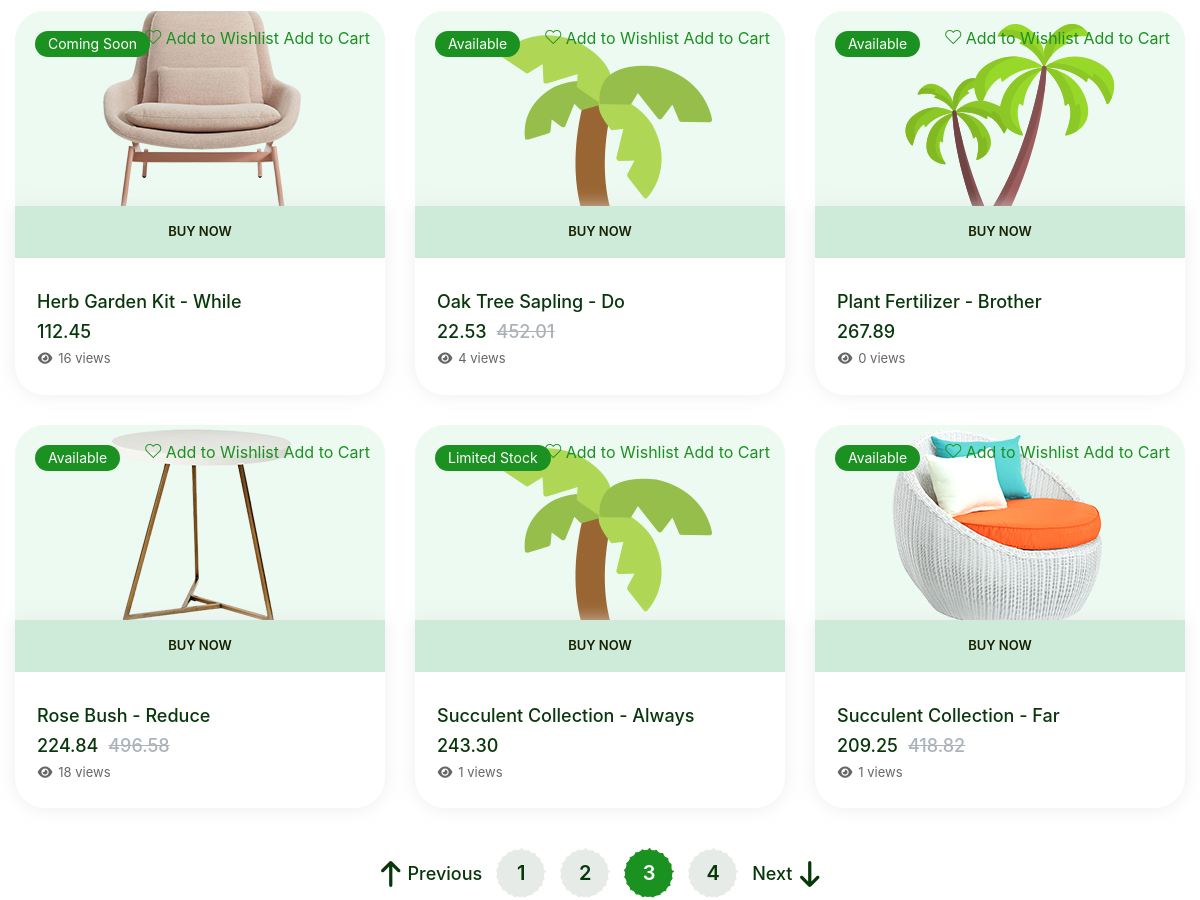
/products?page=3 (middle part), run on an earlier commit of the app's database.
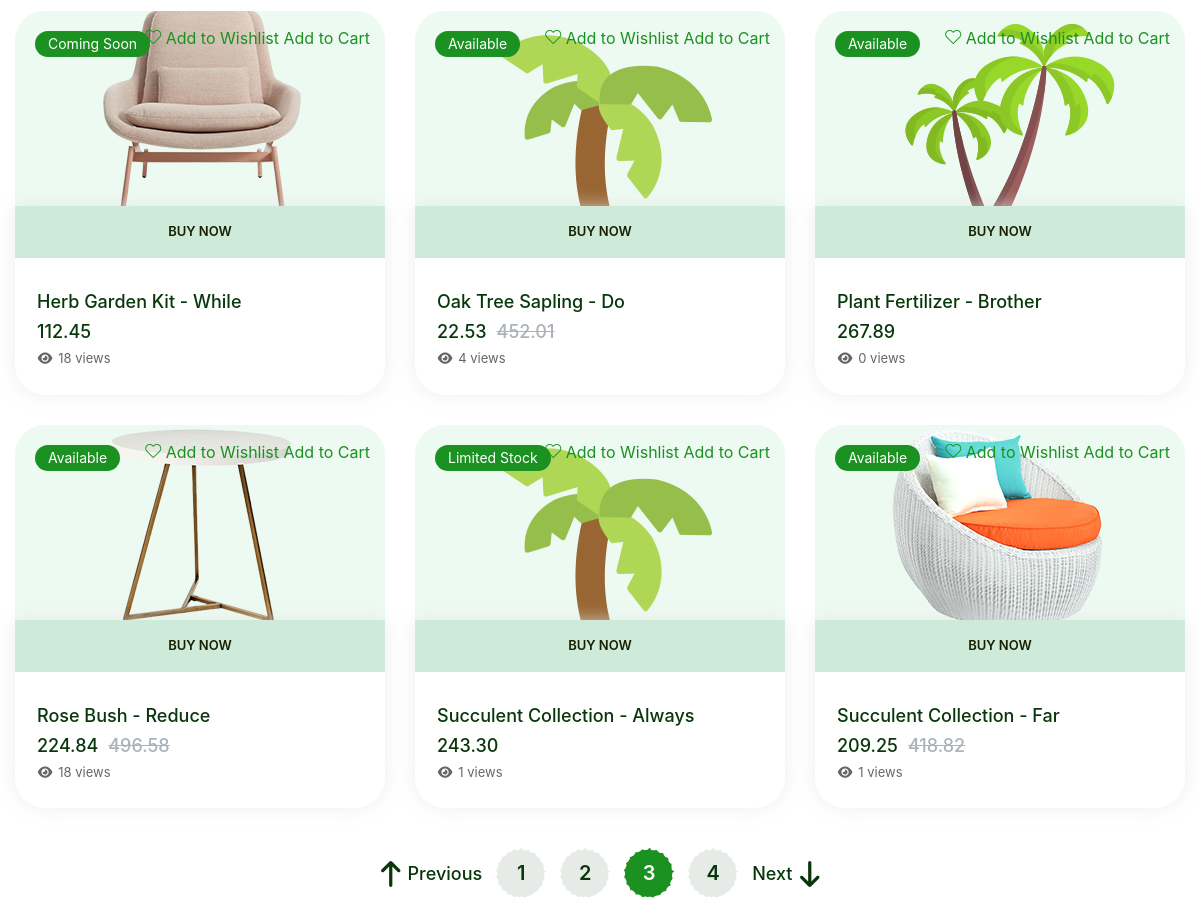
And on a later commit of the database.
### home/models.py (models this page shows, shortened)
class Product(models.Model):
    name = models.CharField(max_length=200)
    mini_description = models.TextField()
    main_image = models.ImageField(upload_to='', null=True, blank=True)
    price = models.DecimalField(max_digits=10, decimal_places=2)
    old_price = models.DecimalField(max_digits=10, decimal_places=2, null=True, blank=True)
    quantity = models.IntegerField(default=0)
    views = models.IntegerField(default=0)  # Ko'rishlar soni
    images = models.ManyToManyField('ProductImage', blank=True)
    description = RichTextField(null=True, blank=True)
    specifications = RichTextField(null=True, blank=True)
    status = models.CharField(max_length=50, default='Available')
    is_active = models.BooleanField(default=True)
    is_top = models.BooleanField(default=False)

### home/views.py (the view)
# urls.py: path('products', products, name='products'),
def products(request):
    sort_by = request.GET.get('sort', '')
    products = Product.objects.filter(is_active=True)
    if sort_by == 'price_low':
        products = products.order_by('price')
    elif sort_by == 'price_high':
        products = products.order_by('-price')
    elif sort_by == 'name':
        products = products.order_by('name')
    elif sort_by == 'newest':
        products = products.order_by('-id')  # Assuming newer products have higher IDs
    elif sort_by == 'views_high':
        products = products.order_by('-views')  # Ko'p ko'rilgan mahsulotlar avval
    elif sort_by == 'views_low':
        products = products.order_by('views')  # Kam ko'rilgan mahsulotlar avval
    else:
        products = products.order_by('name')  # Default sorting by name
    paginator = Paginator(products, 6)
    page_number = request.GET.get('page')
    page_obj = paginator.get_page(page_number)
    context = {
        'products': page_obj,
        'page_obj': page_obj,
        'selected_sort': sort_by,
    }
    return render(request, 'products.html', context)

### home/context_processors.py (called while the page is built)
def infos(request):
    from home.models import MainInfo
    main_infos = MainInfo.objects.first()
    return {'info': main_infos}

def social_links(request):
    from home.models import SocialLink
    social_links = SocialLink.objects.filter(is_active=True)
    return {'social_links': social_links}

def populars(request):
    from .models import OurBlog
    populars = OurBlog.objects.filter(is_active=True).order_by('-publish_date')[:3]
    return {'populars': populars}

def cart_context(request):
    if request.user.is_authenticated:
        from home.models import Cart
        cart_items = Cart.objects.filter(user=request.user)
        cart_item_count = sum(item.quantity for item in cart_items)
        return {
            'cart_item_count': cart_item_count,
            'cart_items_total': cart_items.count()
        }
    else:
        session_cart = request.session.get('cart', {})
        cart_item_count = sum(int(quantity) for quantity in session_cart.values())
        return {
            'cart_item_count': cart_item_count,
            'cart_items_total': len(session_cart)
        }

### templates/products.html (shortened to what this page needs)
﻿   {% extends "base.html" %} {% load static %}
   {% block content %}
        <section class="product-one">
            <div class="container">
                <div class="row justify-content-center">
                    <div class="col-lg-12">
                        <div class="row gutter-y-30">
                            {% for product in products %}
                                {% include 'includes/product_card.html' %}
                            {% endfor %}
                        </div>
                        {% if products.has_other_pages %}
                        <div class="blog-pagination">
                            {% if products.has_previous %}
                                <a href="?{% if selected_sort %}sort={{ selected_sort }}&{% endif %}page={{ products.previous_page_number }}"
                                   class="next" title="Previous Page">
                                    <i class="fa fa-arrow-left"></i> Previous
                                </a>
                            {% endif %}
                            {% for num in products.paginator.page_range %}
                                {% if products.number == num %}
                                    <span class="current">{{ num }}</span>
                                {% elif num > products.number|add:'-3' and num < products.number|add:'3' %}
                                    <a href="?{% if selected_sort %}sort={{ selected_sort }}&{% endif %}page={{ num }}">
                                        {{ num }}
                                    </a>
                                {% endif %}
                            {% endfor %}
                            {% if products.has_next %}
                                <a href="?{% if selected_sort %}sort={{ selected_sort }}&{% endif %}page={{ products.next_page_number }}"
                                   class="next" title="Next Page">
                                    Next <i class="fa fa-arrow-right"></i>
                                </a>
                            {% endif %}
                        </div>
                        {% endif %}
                        </div>
                    </div>
                </div>
            </div>
    {% endblock %}

### templates/includes/product_card.html (shortened to what this page needs)
{% load static %}
<div class="col-md-6 col-lg-4">
    <div class="product__item wow fadeInUp" data-wow-duration='1500ms' data-wow-delay='000ms'>
        <div class="product__item__img">
            {% if product.main_image %}
            <a href="{% url 'product_details' product.id %}"><img src="{{ product.main_image.url }}" alt="grdeen" style="width:100%; height:243px; object-fit: cover;"></a>
            {% else %}
            <a href="{% url 'product_details' product.id %}"><img src="{% static 'assets/images/image404.png' %}" alt="grdeen" style="width:100%; height:243px; object-fit: cover;"></a>
            {% endif %}
            <div class="product__item__label">
                <span class="product__item__label__sale">{{ product.status }}   </span>
            </div>
            <div class="product__item__label2 product__action-buttons" style="position: absolute;right: 15px; top: 15px; z-index: 1;">
                <div class="action-buttons-wrapper">
                    <a href="" class="product-action-btn wishlist-btn like_product" data-id="{{product.id}}" title="Add to Wishlist">
                        <i class="icon-heart"></i>
                        <span class="btn-tooltip">Add to Wishlist</span>
                    </a>
                    <a href="" class="product-action-btn cart-btn cart_api cart-active" data-id="{{product.id}}" title="Add to Cart">
                        <span class="btn-tooltip">Add to Cart</span>
                    </a>
                </div>
            </div>
        </div>
        <div class="product__item__content-wrap">
            <div class="product__item__btn">
                <a href="{% url 'cart' %}" class="grdeen-btn"><span>Buy Now</span></a>
            </div>
            <div class="product__item__content">
                <h4 class="product__item__title"><a href="{% url 'product_details' product.id %}">{{ product.name }}</a></h4>
                <div class="product__item__price">
                    <span class="product__item__price__regular">{{ product.price }}</span>
                    {% if product.old_price %}
                    <span class="product__item__price__offer">{{ product.old_price }}</span>
                    {% endif %}
                </div>
                <div class="product__item__views" style="margin-top: 8px; color: #666; font-size: 13px;">
                    <i class="fa fa-eye" style="margin-right: 5px;"></i>{{ product.views }} views
                </div>
            </div>
        </div>
    </div>
</div>

What changed in the data, as far as the page shows it:
changed Product "Herb Garden Kit - While": views "16" → "18"
